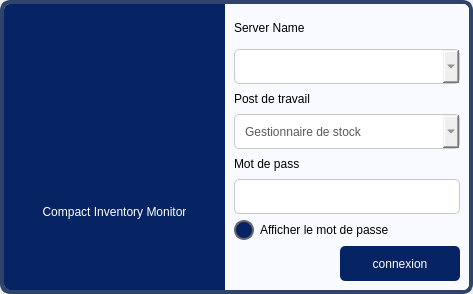
<?xml version="1.0" encoding="UTF-8"?>
<ui version="4.0">
 <class>loginForm</class>
 <widget class="QWidget" name="loginForm">
  <property name="geometry">
   <rect>
    <x>0</x>
    <y>0</y>
    <width>473</width>
    <height>294</height>
   </rect>
  </property>
  <property name="windowTitle">
   <string>Form</string>
  </property>
  <layout class="QVBoxLayout" name="verticalLayout">
   <property name="spacing">
    <number>0</number>
   </property>
   <property name="leftMargin">
    <number>0</number>
   </property>
   <property name="topMargin">
    <number>0</number>
   </property>
   <property name="rightMargin">
    <number>0</number>
   </property>
   <property name="bottomMargin">
    <number>0</number>
   </property>
   <item>
    <widget class="QFrame" name="mainFrame">
     <property name="styleSheet">
      <string notr="true">#mainFrame.QFrame {border-radius: 10px;
border : 4px solid rgb(48, 67, 106);
}
#loginFrame.QFrame {background-color: rgb(248, 250, 255);
border-top-right-radius: 6px;
border-bottom-right-radius: 6px;
}
#leftFrame.QFrame{
background-color: rgb(6, 35, 100);
border-top-left-radius: 6px;
border-bottom-left-radius: 6px;
}
/*QComboBox*/
QComboBox{
	color: rgb(90, 90, 90);
	background-repeat: none;
	background-position: left center;
	border: 1px solid rgb(200, 200, 200);
	border-radius: 5px;
	padding: 5px;
	padding-left: 10px;
}
QComboBox:hover{
	color: rgb(90, 90, 90);
	border: 1px solid rgb(124, 132, 159);
}
QComboBox::drop-down {
	subcontrol-origin: padding;
	subcontrol-position: top right;
	width: 30px; 
	background-image: url(:/icons/bin/ui/icons/cil-arrow-bottom.png);
	background-position: center;
	background-repeat: no-reperat;
 }
QComboBox QAbstractItemView {
	color: rgb(90, 90, 90);
	border-radius: 0px;
	border: 1px solid rgb(220, 220, 220);
	padding: 10px;
	background-color: rgb(255, 255, 255);
}
/*QLineEdit*/
QLineEdit {
	border: 1px solid rgb(200, 200, 200);
	border-radius: 5px;
	background-color: white;
	color: rgb(90, 90, 90);
	padding-left: 10px;
	padding-right: 10px;
	background-repeat: none;
	background-position: left center;
}
QLineEdit:focus {
	color: rgb(90, 90, 90);
	border: 1px solid rgb(124, 132, 159);
}
/*QPushButton*/
QPushButton {
	background-color: rgb(6, 35, 100);
	border-radius: 5px;
	font: 14pt &quot;Calibri&quot;;
	color: rgb(255, 255, 255);
}
QPushButton:hover {
	background-color: rgb(9, 53, 148);
}
QPushButton:pressed {
	background-color: rgb(60, 69, 165);
}
</string>
     </property>
     <property name="frameShadow">
      <enum>QFrame::Plain</enum>
     </property>
     <layout class="QHBoxLayout" name="horizontalLayout_7">
      <property name="spacing">
       <number>0</number>
      </property>
      <property name="leftMargin">
       <number>0</number>
      </property>
      <property name="topMargin">
       <number>0</number>
      </property>
      <property name="rightMargin">
       <number>0</number>
      </property>
      <property name="bottomMargin">
       <number>0</number>
      </property>
      <item>
       <widget class="QFrame" name="leftFrame">
        <property name="minimumSize">
         <size>
          <width>215</width>
          <height>0</height>
         </size>
        </property>
        <property name="styleSheet">
         <string notr="true"/>
        </property>
        <property name="frameShadow">
         <enum>QFrame::Plain</enum>
        </property>
        <layout class="QVBoxLayout" name="verticalLayout_6">
         <property name="spacing">
          <number>0</number>
         </property>
         <property name="leftMargin">
          <number>0</number>
         </property>
         <property name="topMargin">
          <number>0</number>
         </property>
         <property name="rightMargin">
          <number>0</number>
         </property>
         <property name="bottomMargin">
          <number>0</number>
         </property>
         <item>
          <widget class="QLabel" name="logo">
           <property name="minimumSize">
            <size>
             <width>0</width>
             <height>130</height>
            </size>
           </property>
           <property name="maximumSize">
            <size>
             <width>16777215</width>
             <height>130</height>
            </size>
           </property>
           <property name="styleSheet">
            <string notr="true">image: url(:/icons/bin/ui/icons/logo.svg);</string>
           </property>
           <property name="text">
            <string/>
           </property>
          </widget>
         </item>
         <item>
          <widget class="QLabel" name="label_7">
           <property name="minimumSize">
            <size>
             <width>45</width>
             <height>62</height>
            </size>
           </property>
           <property name="styleSheet">
            <string notr="true">font: 700 16pt &quot;Arial&quot;;
color: rgb(255, 255, 255);
</string>
           </property>
           <property name="text">
            <string>Compact Inventory Monitor</string>
           </property>
           <property name="alignment">
            <set>Qt::AlignCenter</set>
           </property>
           <property name="wordWrap">
            <bool>true</bool>
           </property>
          </widget>
         </item>
        </layout>
       </widget>
      </item>
      <item>
       <widget class="QFrame" name="loginFrame">
        <property name="styleSheet">
         <string notr="true"/>
        </property>
        <property name="frameShadow">
         <enum>QFrame::Plain</enum>
        </property>
        <layout class="QGridLayout" name="gridLayout">
         <property name="leftMargin">
          <number>9</number>
         </property>
         <item row="5" column="0" colspan="3">
          <widget class="QComboBox" name="cBoxPost">
           <property name="minimumSize">
            <size>
             <width>0</width>
             <height>35</height>
            </size>
           </property>
           <property name="maximumSize">
            <size>
             <width>16777215</width>
             <height>35</height>
            </size>
           </property>
           <property name="styleSheet">
            <string notr="true"/>
           </property>
           <property name="editable">
            <bool>false</bool>
           </property>
           <property name="currentIndex">
            <number>0</number>
           </property>
           <property name="placeholderText">
            <string/>
           </property>
           <item>
            <property name="text">
             <string>Gestionnaire de stock</string>
            </property>
           </item>
           <item>
            <property name="text">
             <string>Superviseur de l'inventaire</string>
            </property>
           </item>
           <item>
            <property name="text">
             <string>Coordonnateur du service clientèle</string>
            </property>
           </item>
           <item>
            <property name="text">
             <string>dbo</string>
            </property>
           </item>
          </widget>
         </item>
         <item row="3" column="0">
          <widget class="QLabel" name="label_50">
           <property name="maximumSize">
            <size>
             <width>16777215</width>
             <height>20</height>
            </size>
           </property>
           <property name="styleSheet">
            <string notr="true">font: 12pt &quot;Arial&quot;;</string>
           </property>
           <property name="text">
            <string>Post de travail</string>
           </property>
          </widget>
         </item>
         <item row="8" column="0" colspan="3">
          <widget class="QCheckBox" name="checkBoxShowPassword">
           <property name="cursor">
            <cursorShape>PointingHandCursor</cursorShape>
           </property>
           <property name="styleSheet">
            <string notr="true">/*QCheckBox*/
QCheckBox {font: 12pt &quot;Arial&quot;;}
QCheckBox::indicator {
    border: 2px solid rgb(103, 103, 103);
    background: rgb(6, 35, 100);
	width: 16px;
	height: 16px;
	border-radius: 10px;
}
QCheckBox::indicator:hover {
    border: 2px solid rgb(141, 141, 141);
}
QCheckBox::indicator:checked {
    background: 3px solid rgb(186, 251, 0);
}</string>
           </property>
           <property name="text">
            <string>Afficher le mot de passe</string>
           </property>
           <property name="checkable">
            <bool>true</bool>
           </property>
           <property name="checked">
            <bool>false</bool>
           </property>
           <property name="tristate">
            <bool>false</bool>
           </property>
          </widget>
         </item>
         <item row="9" column="2">
          <widget class="QPushButton" name="btnConnect">
           <property name="minimumSize">
            <size>
             <width>120</width>
             <height>35</height>
            </size>
           </property>
           <property name="maximumSize">
            <size>
             <width>120</width>
             <height>35</height>
            </size>
           </property>
           <property name="styleSheet">
            <string notr="true"/>
           </property>
           <property name="text">
            <string>connexion</string>
           </property>
          </widget>
         </item>
         <item row="6" column="0" colspan="3">
          <widget class="QLabel" name="label_51">
           <property name="maximumSize">
            <size>
             <width>16777215</width>
             <height>20</height>
            </size>
           </property>
           <property name="styleSheet">
            <string notr="true">font: 12pt &quot;Arial&quot;;</string>
           </property>
           <property name="text">
            <string>Mot de pass</string>
           </property>
          </widget>
         </item>
         <item row="7" column="0" colspan="3">
          <widget class="QLineEdit" name="editPassword">
           <property name="minimumSize">
            <size>
             <width>0</width>
             <height>35</height>
            </size>
           </property>
           <property name="maximumSize">
            <size>
             <width>16777215</width>
             <height>35</height>
            </size>
           </property>
           <property name="styleSheet">
            <string notr="true"/>
           </property>
           <property name="echoMode">
            <enum>QLineEdit::Password</enum>
           </property>
           <property name="clearButtonEnabled">
            <bool>false</bool>
           </property>
          </widget>
         </item>
         <item row="1" column="0">
          <widget class="QLabel" name="label_52">
           <property name="maximumSize">
            <size>
             <width>16777215</width>
             <height>20</height>
            </size>
           </property>
           <property name="styleSheet">
            <string notr="true">font: 12pt &quot;Arial&quot;;</string>
           </property>
           <property name="text">
            <string>Server Name</string>
           </property>
          </widget>
         </item>
         <item row="2" column="0" colspan="3">
          <widget class="QComboBox" name="cBoxServerName">
           <property name="minimumSize">
            <size>
             <width>0</width>
             <height>35</height>
            </size>
           </property>
           <property name="maximumSize">
            <size>
             <width>16777215</width>
             <height>35</height>
            </size>
           </property>
           <property name="styleSheet">
            <string notr="true"/>
           </property>
           <property name="editable">
            <bool>true</bool>
           </property>
           <property name="currentText">
            <string/>
           </property>
           <property name="currentIndex">
            <number>-1</number>
           </property>
           <property name="placeholderText">
            <string/>
           </property>
          </widget>
         </item>
         <item row="1" column="2" alignment="Qt::AlignRight">
          <widget class="QPushButton" name="btnClose">
           <property name="minimumSize">
            <size>
             <width>30</width>
             <height>30</height>
            </size>
           </property>
           <property name="maximumSize">
            <size>
             <width>30</width>
             <height>30</height>
            </size>
           </property>
           <property name="cursor">
            <cursorShape>PointingHandCursor</cursorShape>
           </property>
           <property name="toolTip">
            <string>Fermée</string>
           </property>
           <property name="styleSheet">
            <string notr="true">QPushButton {
	background-color:  transparent;
	image: url(:/icons/bin/ui/icons/icons8-close-window-50.png);
}
QPushButton:hover {
	border: 2px solid transparent;
}
</string>
           </property>
           <property name="text">
            <string/>
           </property>
          </widget>
         </item>
        </layout>
       </widget>
      </item>
     </layout>
    </widget>
   </item>
  </layout>
 </widget>
 <resources>
  <include location="../../resources.qrc"/>
 </resources>
 <connections/>
</ui>
